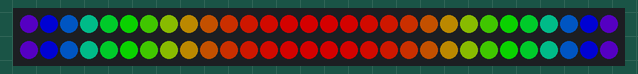
Bench run of a sketch on a simulated Arduino Uno, built with avr-gcc and run on an emulated ATmega328P. Shown: 60 RGB LEDs in strip order, left to right, continuing on the next row. Dim RGB values are drawn brighter than linear; random numbers use the default seed unless the sketch sets one.

Above: at 0.16 s.
At 4.84 s:
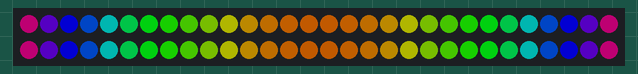
At 9.51 s:
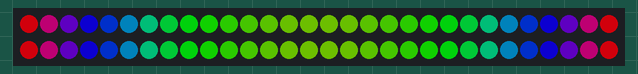
At 19.81 s:
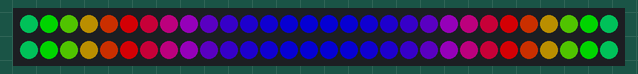
At 29.85 s:
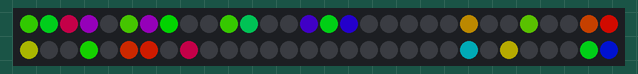
At 39.83 s:
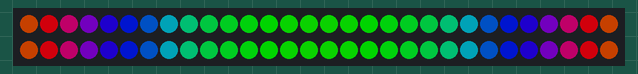

The sketch:

vests-erik.ino
```cpp
// Board:  Adafruid Gemma 8MHz
// Programmer: USBTinyISP

#include <Adafruit_NeoPixel.h>
#ifdef __AVR__
  #include <avr/power.h>
#endif

#define PIN 1

Adafruit_NeoPixel strip = Adafruit_NeoPixel(60, PIN, NEO_GRB + NEO_KHZ800);

void setup() {
  strip.begin();
  strip.setBrightness(128);
  strip.show();
}

void loop() {
  rainbowfall(10);
  sparkle(10);
}

void rainbowfall(uint8_t wait) {

  uint16_t i, j;
  uint16_t pixels = strip.numPixels() / 4;

  for(j = 0; j < 256; j++) {
    for(i = 0; i < pixels ; i++) {
      // Strip 1
      strip.setPixelColor(15 + i, Wheel((int)(pow(i,2)+j) & 255));
      // Strip 2
      strip.setPixelColor(14 - i, Wheel((int)(pow(i,2)+j) & 255));
      // Strip 3
      strip.setPixelColor(45 + i, Wheel((int)(pow(i,2)+j) & 255));
      // Strip 4
      strip.setPixelColor(44 - i, Wheel((int)(pow(i,2)+j) & 255));
    }
    strip.show();
    delay(wait);
  }

}

void sparkle(uint8_t wait) {

  uint16_t i, j, c, o;

  for(j = 0; j < 20; j++) {

    for(i = 0; i < strip.numPixels(); i++) {
      o = random(0, 2);
      if(o == 1) {
        c = random(0, 255);
        strip.setPixelColor(i, Wheel(c & 255));
      } else {
        strip.setPixelColor(i, 0);
      }
    }

    strip.show();
    delay(wait);
  }

}

void black(uint8_t wait) {
  uint16_t i, j, c;
  for(i=0; i < (strip.numPixels()); i++) {
    strip.setPixelColor(i, 0);
  }
  strip.show();
  delay(wait);
}

// Input a value 0 to 255 to get a color value.
// The colours are a transition r - g - b - back to r.
uint32_t Wheel(byte WheelPos) {
  WheelPos = 255 - WheelPos;
  if(WheelPos < 85) {
    return strip.Color(255 - WheelPos * 3, 0, WheelPos * 3);
  }
  if(WheelPos < 170) {
    WheelPos -= 85;
    return strip.Color(0, WheelPos * 3, 255 - WheelPos * 3);
  }
  WheelPos -= 170;
  return strip.Color(WheelPos * 3, 255 - WheelPos * 3, 0);
}
```
